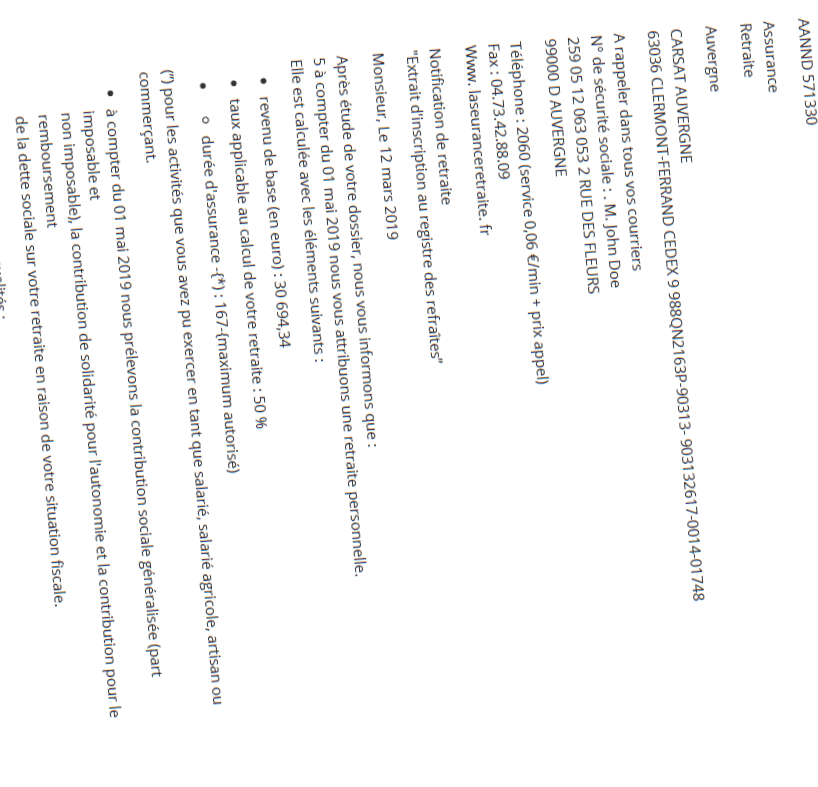
#> input picture 4-usecases/2-text-orientation-deskew/specimen.png, 818 x 787 px
$ python -i deskew.py   (imports and definitions only)
#> lines starting #> are read from the running program, lines starting #| are printed output that depends on the picture; after the words box and inside, x2 and y2 are one past the last pixel; in counts of white or black regions, pixels touching at a corner belong together
#> further down, picture is the input picture: shape (787, 818, 3); mean B, G, R 247.9, 247.7, 247.7
import cv2
import numpy as np


def deskew(mser_img):
    img = mser_img
    original_copy = mser_img.copy()
    if len(img.shape) == 2:
        img = cv2.cvtColor(img, cv2.COLOR_GRAY2BGR)
    ret, thresh = cv2.threshold(cv2.cvtColor(img, cv2.COLOR_BGR2GRAY), 0, 255, cv2.THRESH_BINARY_INV + cv2.THRESH_OTSU)
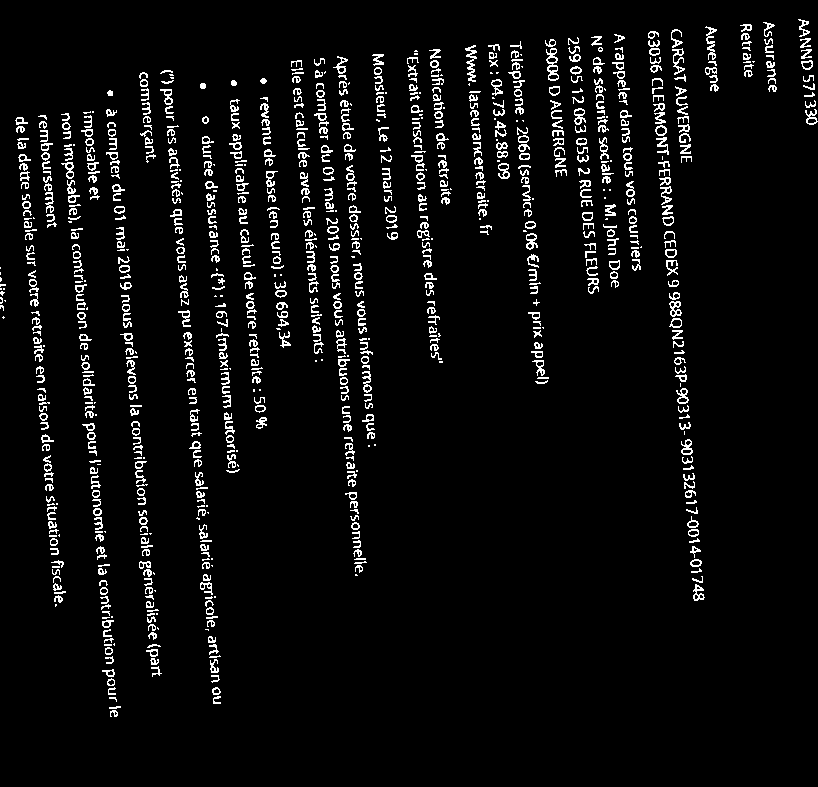
#> thresh: shape (787, 818); 5% white in thin lines or dots, all inside (x1, y1, x2, y2) = (0, 19, 818, 717)
#> ret = 193
    kernel = np.ones((6, 6), np.uint8)
    erosion = cv2.dilate(thresh, kernel, iterations=1)
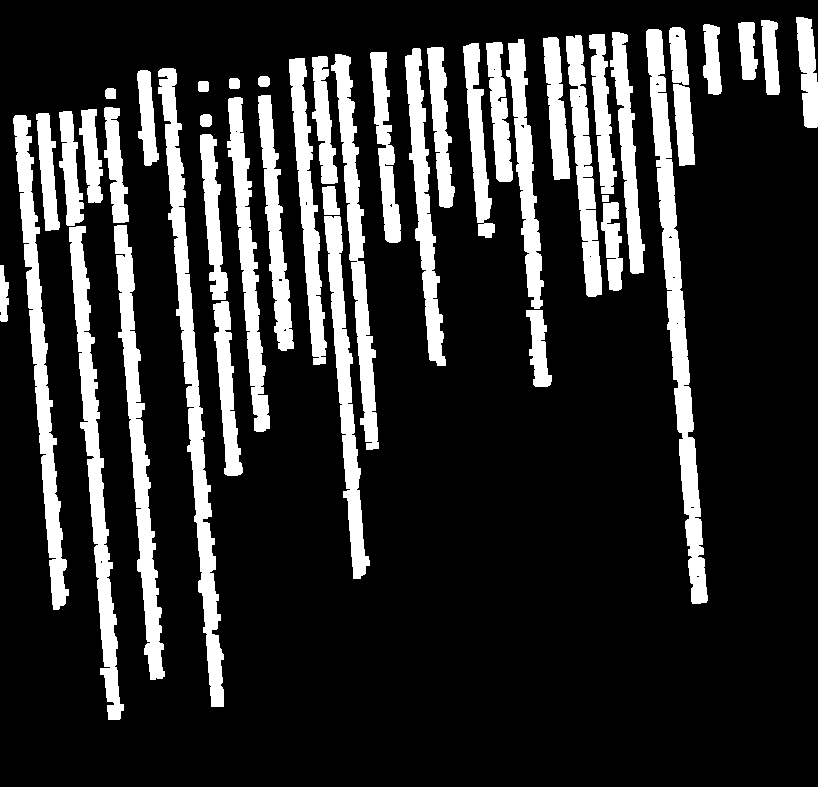
#> erosion: shape (787, 818); 18.2% white; 44 white regions
    contours, hier = cv2.findContours(erosion, cv2.RETR_EXTERNAL,
                                      cv2.CHAIN_APPROX_SIMPLE)
#> contours = 44 contours; largest, box (x1, y1, x2, y2) and area: (646, 29, 708, 604) 8490, (158, 68, 224, 707) 8205, (69, 226, 124, 720) 6453, (13, 115, 69, 610) 6344, (114, 225, 165, 680) 6104

    number_larger = 0
    number_higher = 0
    for contour in contours:
        x, y, w, h = cv2.boundingRect(contour)
        if w > h:
            number_larger = number_larger + 1
        else:
            number_higher = number_higher + 1
#> this loop made 44 passes
#> (contour, x, y, w, h) on pass 8: ([[602, 195], [602, 201], [608, 201], [608, 195]], 602, 195, 7, 7)
#> (x, y, w, h, number_larger) on pass 23: (258, 76, 12, 11, 1)
#> after the loop, number_higher = 43; number_larger = 1

    is_rotated = False
    if number_higher > number_larger:
        erosion = cv2.rotate(erosion, cv2.ROTATE_90_CLOCKWISE)
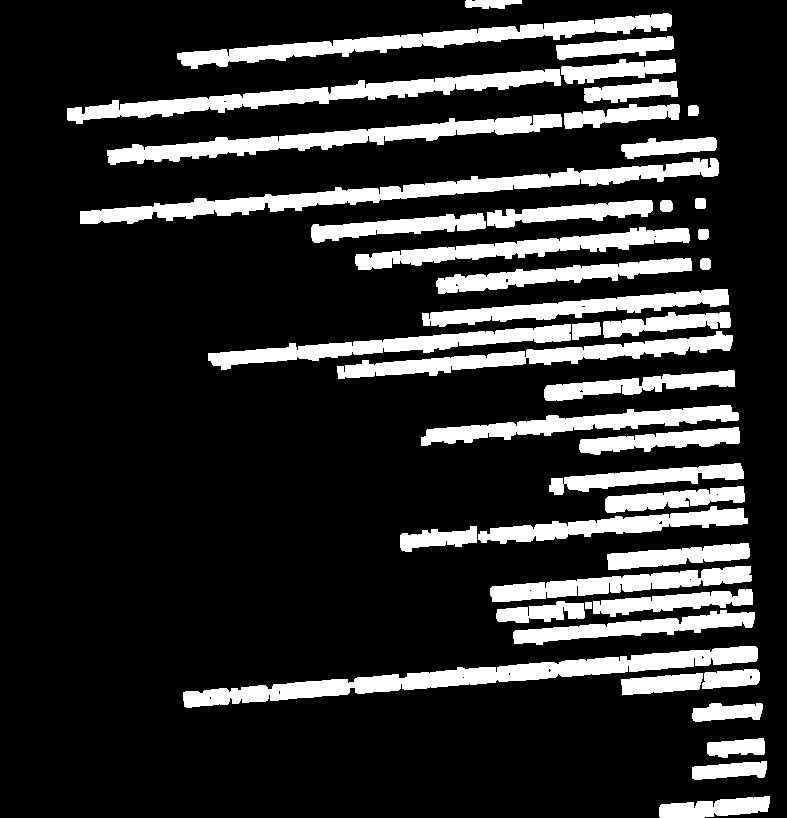
#> erosion: shape (818, 787); 18.2% white; 44 white regions
        original_copy = cv2.rotate(original_copy, cv2.ROTATE_90_CLOCKWISE)
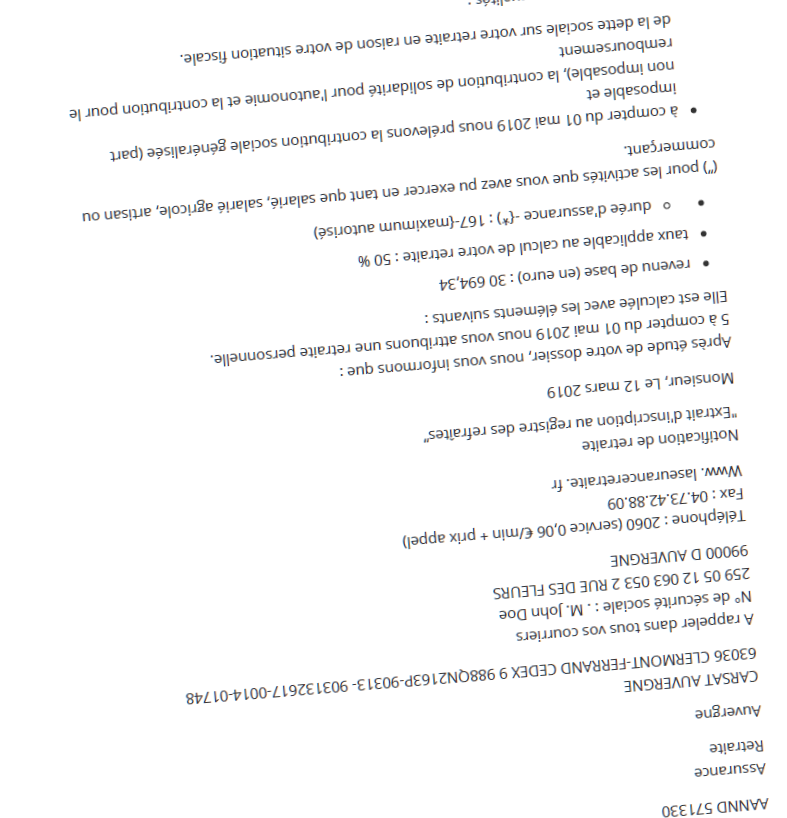
#> original_copy: shape (818, 787, 3); mean B, G, R 247.9, 247.7, 247.7
        contours, hier = cv2.findContours(erosion, cv2.RETR_EXTERNAL,
                                          cv2.CHAIN_APPROX_SIMPLE)
#> contours = 44 contours; largest, box (x1, y1, x2, y2) and area: (183, 646, 758, 708) 8490, (80, 158, 719, 224) 8205, (67, 69, 561, 124) 6453, (177, 13, 672, 69) 6344, (107, 114, 562, 165) 6104
        is_rotated = True

    filtered_contours = []
    angles = []
    for contour in contours:
        x, y, w, h = cv2.boundingRect(contour)

        if h * 3 < w < h * 16:
            filtered_contours.append(contour)
            min_rectangle = cv2.minAreaRect(contour)
            box = cv2.boxPoints(min_rectangle)
            box = np.int0(box)
            red = (0, 0, 255)
            cv2.drawContours(original_copy, [box], 0, red, 3)
            angle = min_rectangle[2] % 90
            if angle > 45:
                angle = angle - 90
            if angle < -45:
                angle = angle + 90
            angles.append(angle)
#> this loop made 44 passes
#> (x, y, w, h, min_rectangle, box, angle) on passes 1, 2, 4, 5, 7: (659, 796, 111, 22, ((714.1, 807.8), (111.3, 16.64), -4.67), [[659, 820], [658, 804], [768, 795], [770, 811]], -4.67), (692, 761, 75, 19, ((729, 770.1), (74.51, 16.06), -1.85), [[692, 779], [691, 763], [765, 760], [766, 776]], -1.85), (692, 703, 71, 19, ((727, 711.3), (70.44, 17.64), -1.97), [[692, 721], [691, 703], [761, 701], [762, 718]], -1.97), (621, 673, 82, 22, ((661.9, 683.6), (81.63, 16.69), -4.76), [[621, 695], [620, 678], [701, 671], [703, 688]], -4.76), (183, 646, 575, 62, ((470.1, 675.2), (576.3, 18.48), -4.62), [[183, 707], [182, 689], [756, 642], [758, 661]], -4.62)
#> (x, y, w, h) on passes 3, 6, 14, 23, 26, 28: (707, 738, 58, 20), (702, 669, 58, 20), (400, 526, 77, 26), (572, 322, 29, 18), (700, 258, 11, 12), (698, 229, 11, 11)
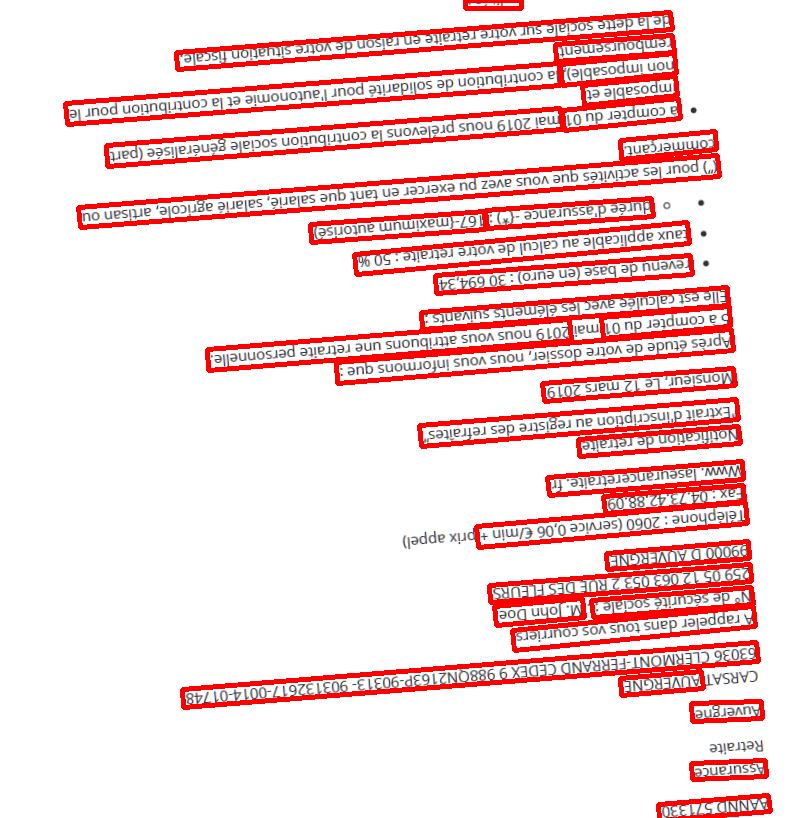
#> original_copy: shape (818, 787, 3); 12.46% of pixels changed, all inside (x1, y1, x2, y2) = (63, 0, 773, 818)
#> after the loop, angles = 34 values, max 0 at index 33, min -5.78 at index 27, mean -4.51; filtered_contours = 34 contours; largest, box (x1, y1, x2, y2) and area: (183, 646, 758, 708) 8490, (80, 158, 719, 224) 8205, (67, 69, 561, 124) 6453, (177, 13, 672, 69) 6344, (107, 114, 562, 165) 6104

    if len(angles) == 0:
        return 0, None

    sorted_angles = np.sort(angles)
#> sorted_angles = 34 values from -5.78 to 0
    previous_angle = None
    new_array = []
    for angle in sorted_angles:
        if previous_angle is not None:
            new_array.append(angle - previous_angle)
        previous_angle = angle
#> this loop made 34 passes
#> (angle, previous_angle) on passes 1 to 12: (-5.78, -5.78), (-5.71, -5.71), (-5.64, -5.64), (-5.62, -5.62), (-5.57, -5.57), (-5.45, -5.45), (-5.19, -5.19), (-5.04, -5.04), (-5.02, -5.02), (-4.79, -4.79), (-4.76, -4.76), (-4.76, -4.76)
#> after the loop, new_array = 33 values, max 2.05 at index 30, min 0 at index 23, mean 0.175

    threshod = np.mean(np.array(new_array)) * 2
#> threshod = 0.35

    previous_angle = None
    final_array = [[]]
    index = 0
    for angle in sorted_angles:
        if previous_angle is not None:
            if angle - previous_angle > threshod:
                index = index + 1
                final_array.append([])
        previous_angle = angle
        final_array[index].append(angle)
#> after the loop, final_array = 3 items; index = 2

    max_array_lenght = []
    for array in final_array:
        if len(max_array_lenght) < len(array):
            max_array_lenght = array
#> this loop made 3 passes
#> array on passes 2 to 3: [-1.97, -1.85], [0]
#> after the loop, max_array_lenght = 31 values from -5.78 to -4.02

    angle_mean = np.mean(np.array(max_array_lenght))
#> angle_mean = -4.83

    if is_rotated:
        angle_mean = angle_mean + 90
#> angle_mean = 85.17

    return round(angle_mean, 2), original_copy

>>> import cv2
>>> picture = cv2.imread('../specimen.png')
>>> result = deskew(picture)
